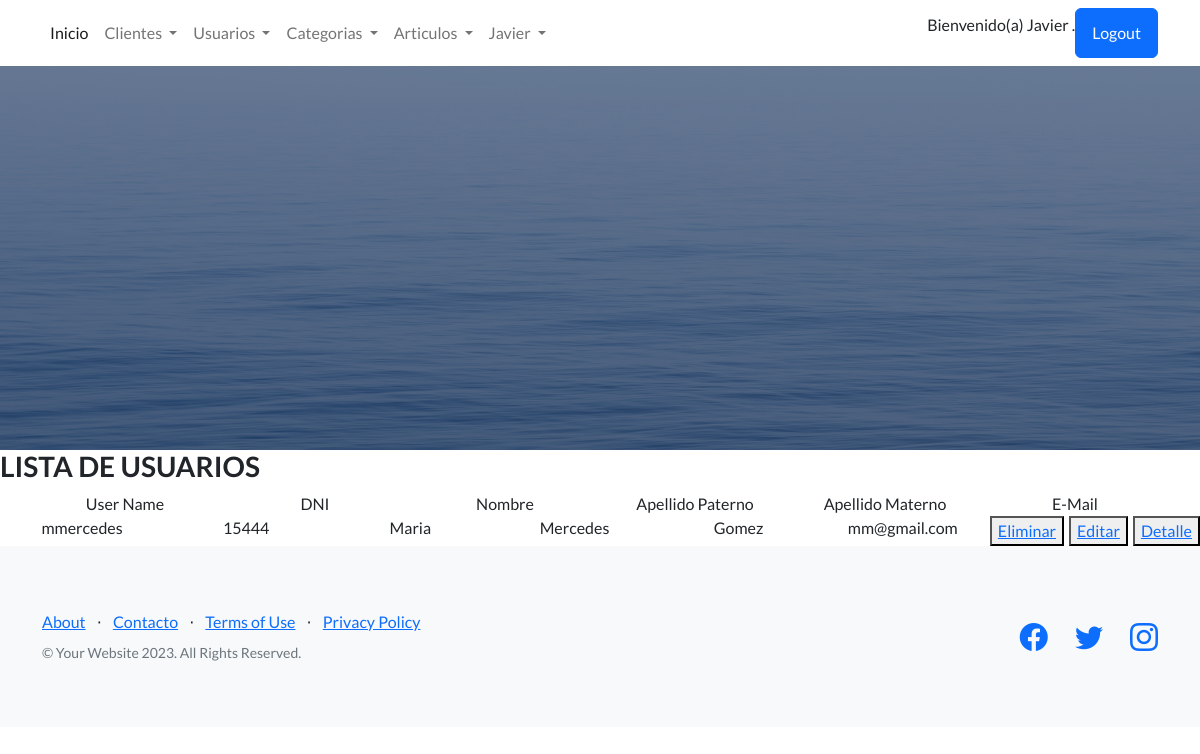
/app-coder/usuario-list/ (signed in), run on an earlier commit of the app's database.
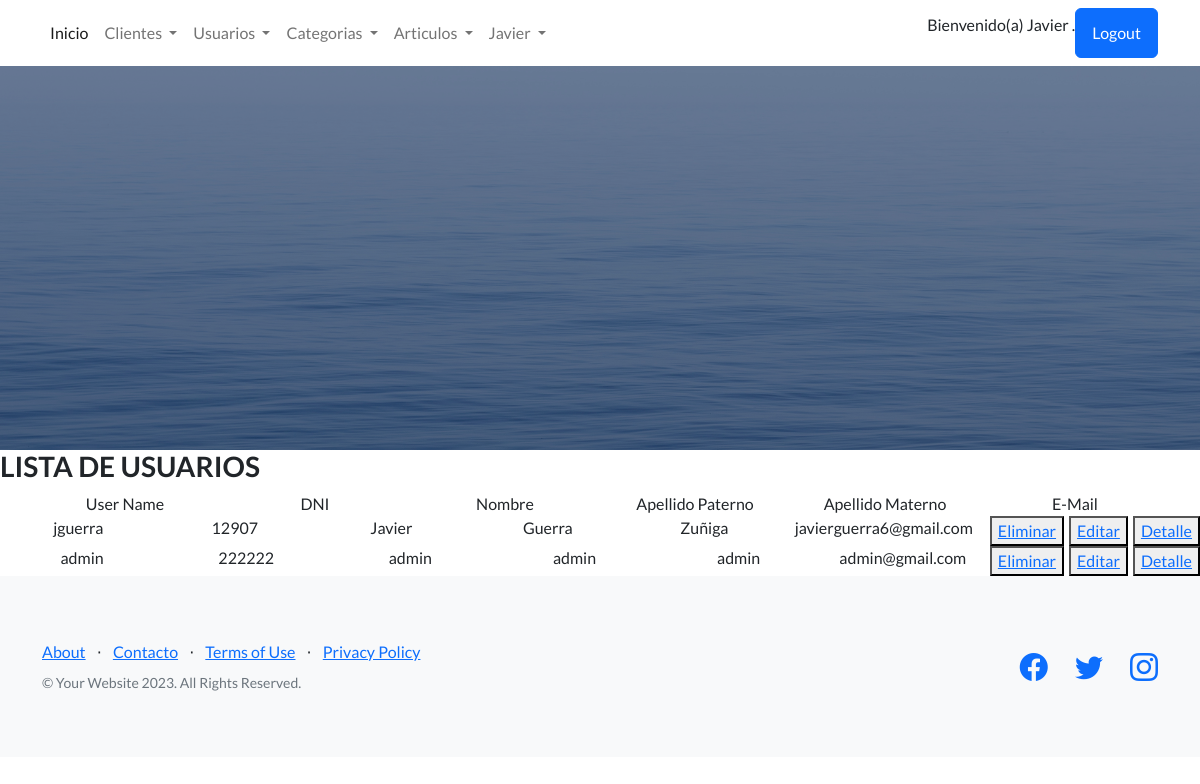
And on a later commit of the database.
### AppCoder/models.py (models this page shows)
class Usuarios(models.Model):
    dni = models.CharField(max_length=9,null=False,blank=False)
    nombre = models.CharField(max_length=40,null=False,blank=False)
    apellidoPaterno = models.CharField(max_length=40)
    apellidoMaterno = models.CharField(max_length=40)
    email = models.EmailField()
    user = models.OneToOneField(User, on_delete=models.CASCADE)
    def __str__(self):
        return f'{self.dni}  {self.nombre}  {self.apellidoPaterno} {self.apellidoMaterno} {self.email}'

### AppCoder/views.py (the view)
# urls.py: path('usuario-list/', Usuario_List, name="ListarUsuarios"),
@login_required
def Usuario_List(req):
    groups_required = ['GrupoUsuarios']
    grupos_usuario = req.user.groups.all().values('name')
    print (grupos_usuario)
    for grupo in grupos_usuario:
        print({grupo.values()})
        if grupo['name'] in groups_required:
            pass
        else:
            return render(req, "inicio.html", {"mensaje": "no tiene permisos para esta opcion!"})
    datos = Usuarios.objects.all()
    print('method', req.method)
    print('GET', req.GET)
    print(f'{datos}')
    return render(req, "usuarios_list.html", {"lista_usuarios": datos})

### AppCoder/templates/usuarios_list.html
{% extends 'inicio.html' %}
{% block contenidoQuecambia %}
<h3>LISTA DE USUARIOS</h3>
<div class="container text-center">
  <div class="row">
    <div class="col">
      User Name
    </div>
    <div class="col">
      DNI
    </div>
    <div class="col">
      Nombre
    </div>
    <div class="col">
      Apellido Paterno
    </div>
    <div class="col">
      Apellido Materno
    </div>
    <div class="col">
      E-Mail
    </div>
  </div>
</div>
  {% for usuarios in lista_usuarios %}
      <div  style="display: flex; column-gap: 5px;">
        <div class="container text-center">
          <div class="row">
            <div class="col">
              {{usuarios.user}}
            </div>
            <div class="col">
              {{usuarios.dni}}
            </div>
            <div class="col">
              {{usuarios.nombre}}
            </div>
            <div class="col">
              {{usuarios.apellidoPaterno}}
            </div>
            <div class="col">
              {{usuarios.apellidoMaterno}}
            </div>
            <div class="col">
              {{usuarios.email}}
            </div>
          </div>
        </div>
          <button>
            <a href="{% url 'EliminarUsuarios' usuarios.id %}" > Eliminar </a>
          </button>
          <button>
            <a href="{% url 'EditarUsuarios' usuarios.id %}" > Editar </a>
          </button>
          <button>
            <a href="{% url 'DetalleUsuarios' usuarios.id %}" > Detalle </a>
          </button>
      </div>
  {% endfor %}
{% endblock contenidoQuecambia %}

What changed in the data, as far as the page shows it:
removed Usuarios: user "mmercedes", dni "15444", nombre "Maria", apellidoPaterno "Mercedes", apellidoMaterno "Gomez", email "mm@gmail.com"
added Usuarios: user "jguerra", dni "12907", nombre "Javier", apellidoPaterno "Guerra", apellidoMaterno "Zuñiga", email "javierguerra6@gmail.com"
added Usuarios: user "admin", dni "222222", nombre "admin", apellidoPaterno "admin", apellidoMaterno "admin", email "admin@gmail.com"
